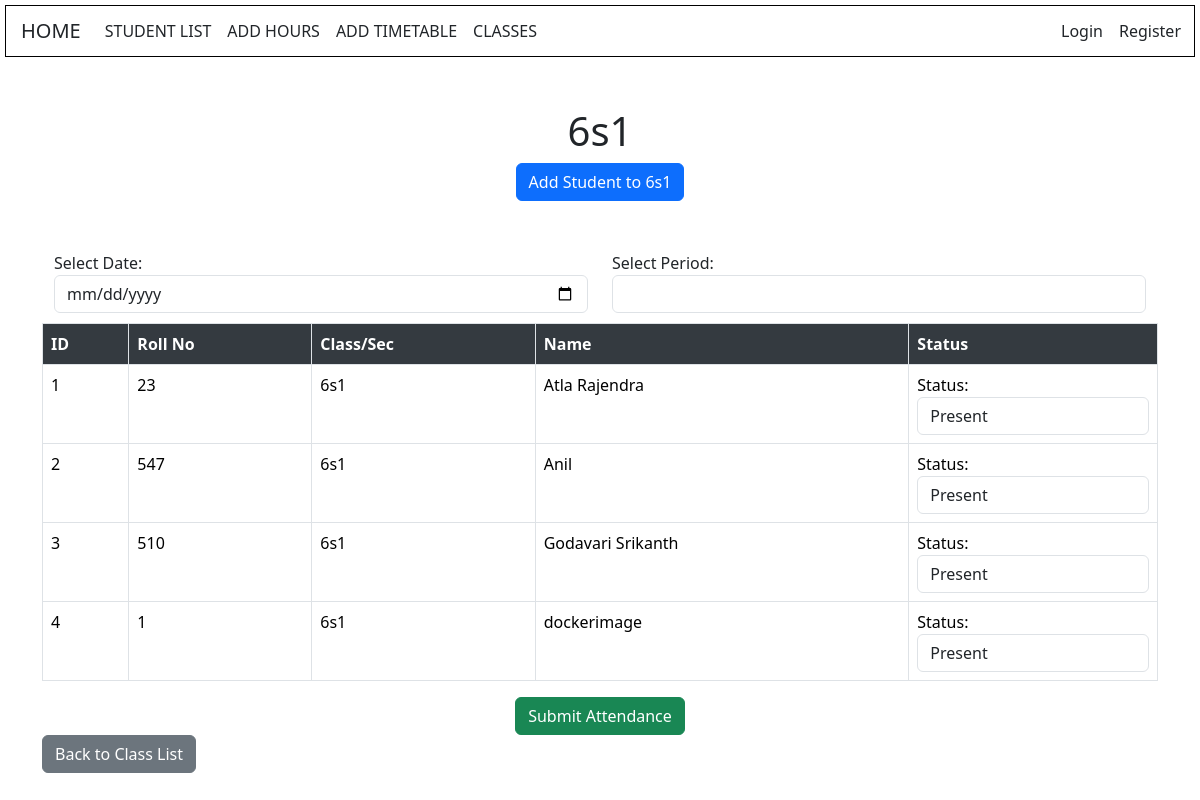
/students/classes/1/, run on an earlier commit of the app's database.
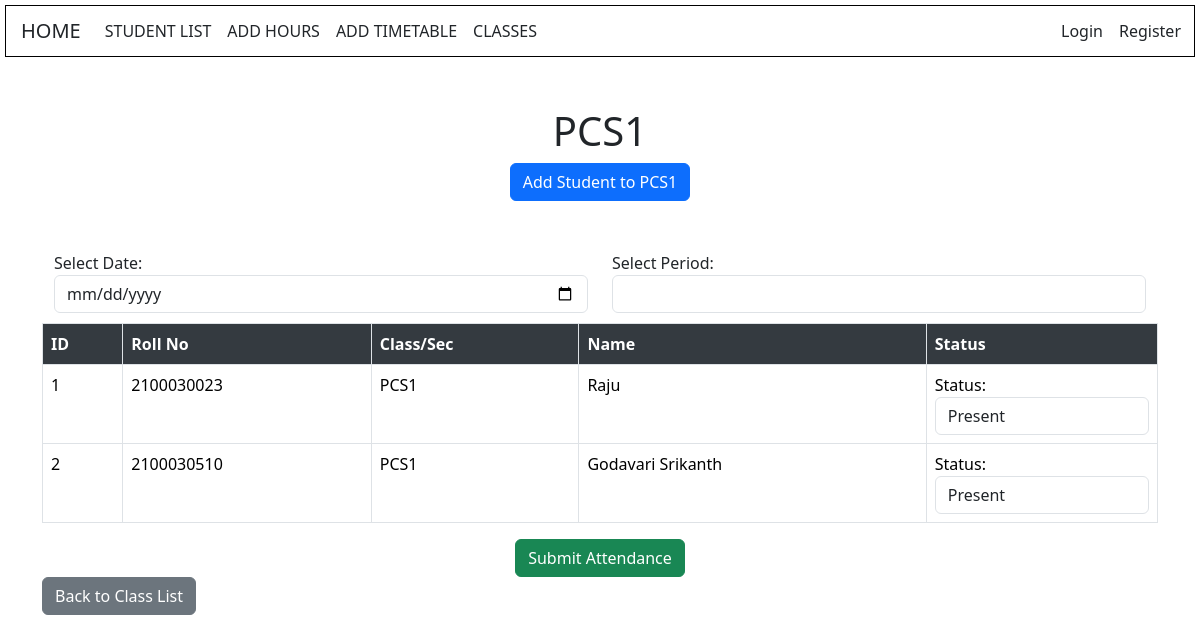
And on a later commit of the database.
### students/models.py (models this page shows, shortened)
class Class(models.Model):
    name = models.CharField(max_length=100)
    def __str__(self):
        return self.name

class Student(models.Model):
    name = models.CharField(max_length=100)
    roll_number = models.CharField(max_length=10, unique=True)
    student_class = models.ForeignKey(Class, on_delete=models.CASCADE)
    email = models.EmailField()
    phone = models.CharField(max_length=10)

### students/views.py (the view, shortened to what this page needs)
# urls.py: path('classes/<int:class_id>/', views.class_detail, name='class_detail'),
def class_detail(request, class_id):
    student_class = get_object_or_404(Class, pk=class_id)
    students = Student.objects.filter(student_class=student_class)
    today = timezone.now().date()
    selected_date = request.GET.get('date', today)
    periods = Period.objects.filter(date=selected_date)
    forms = [(student, AttendanceForm(initial={'student': student, 'date': selected_date, 'period': periods[0] if periods else None})) for student in students]
    return render(request, 'students/class_detail.html', {
        'student_class': student_class,
        'students': forms,
        'periods': periods,
        'selected_date': selected_date,
    })

### students/templates/students/class_detail.html (shortened to what this page needs)
<!DOCTYPE html>
<html>
<head>
    <link href="https://cdn.jsdelivr.net/npm/bootstrap@5.3.2/dist/css/bootstrap.min.css" rel="stylesheet">
</head>
<body>
    {% include 'students/navbar.html' %}
    <div class="container">
        <h1 class="text-center">{{ student_class.name }}</h1>
        <div class="d-flex justify-content-center mb-3">
            <a href="{% url 'add_student_to_class' student_class.id %}" class="btn btn-primary">Add Student to {{ student_class.name }}</a>
        </div>
        <form method="post" action="">
            <div class="container">
                <div class="row">
                    <div class="col-md-6">
                        <div class="form-group">
                            <label for="date">Select Date:</label>
                            <input type="date" name="date" id="date" class="form-control" value="{{ selected_date }}" required onchange="loadPeriods()">
                        </div>
                    </div>
                    <div class="col-md-6">
                        <div class="form-group">
                            <label for="period">Select Period:</label>
                            <select name="period" id="period" class="form-control" required>
                            </select>
                        </div>
                    </div>
                </div>
            </div>
            <div class="table-responsive">
                <table class="table table-bordered">
                    <thead>
                        <tr>
                            <th>ID</th>
                            <th>Roll No</th>
                            <th>Class/Sec</th>
                            <th>Name</th>
                            <th>Status</th>
                        </tr>
                    </thead>
                    <tbody>
                        {% for student, form in students %}
                            <tr>
                                <td>{{ student.id }}</td>
                                <td>{{ student.roll_number }}</td>
                                <td>{{ student.student_class }}</td>
                                <td>{{ student.name }}</td>
                                <td>
                                    <div class="form-group">
                                        {{ form.status.label_tag }}
                                        <select name="status_{{ student.id }}" class="form-control">
                                            <option value="Present">Present</option>
                                        </select>
                                    </div>
                                </td>
                            </tr>
                        {% endfor %}
                    </tbody>
                </table>
            </div>
            <div class="text-center">
                <button type="submit" class="btn btn-success">Submit Attendance</button>
            </div>
            <a href="{% url 'class_list' %}" class="btn btn-secondary btn-block">Back to Class List</a>
        </form>
    </div>
</body>
</html>

What changed in the data, as far as the page shows it:
no longer on this page (row edited): Student: id "3", roll_number "510", student_class "6s1", name "Godavari Srikanth", status.label_tag "Status:", id "Present"
removed Student: id "4", roll_number "1", student_class "6s1", name "dockerimage", status.label_tag "Status:", id "Present"
changed Class: name "6s1" → "PCS1"
changed Student id 1: roll_number "23" → "2100030023"; student_class "6s1" → "PCS1"; name "Atla Rajendra" → "Raju"
changed Student id 2: roll_number "547" → "2100030510"; student_class "6s1" → "PCS1"; name "Anil" → "Godavari Srikanth"
